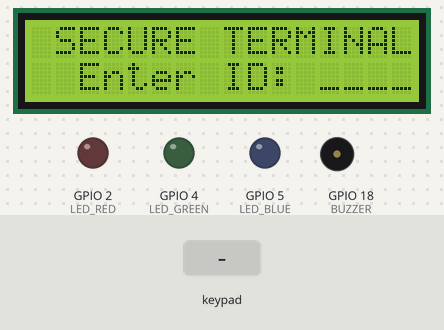
Simulated run of this sketch. Board: ESP32. On the bench: 16×2 character LCD, output pins drawn as LEDs (lit = HIGH), buzzer (waves = sounding). The inputs (shaded band) are chosen by the test bench. What the sketch prints to the serial monitor is not drawn.

Above: at 1.2 s.
1.3 s: keypad keys 1 2 3 4 = pressed 0.4 s apart
At 4.6 s:
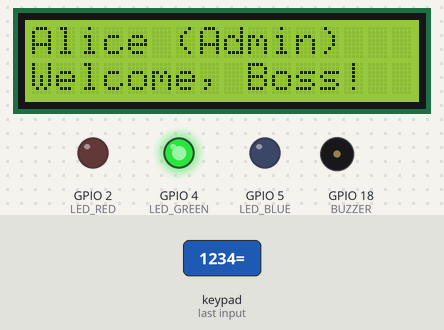
4.8 s: keypad keys 5 6 7 8 = pressed 0.4 s apart
At 9.2 s:
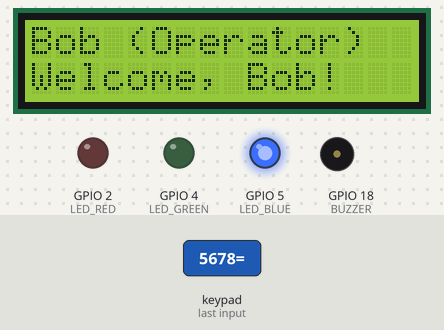
9.8 s: keypad keys 1 3 9 7 = pressed 0.4 s apart
At 14.0 s:
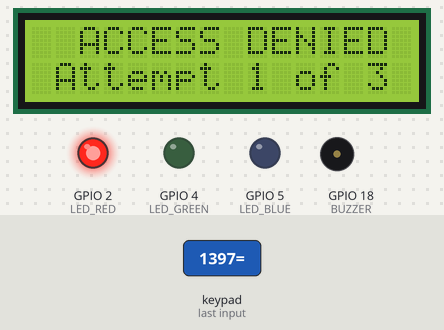
14.3 s: key '=' pressed
At 16.0 s:
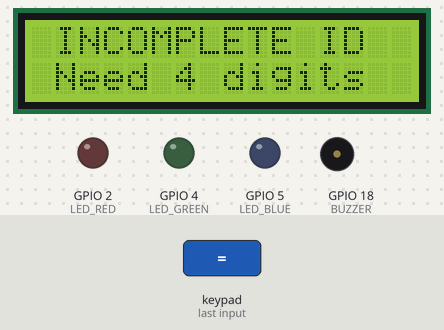
17.3 s: keypad keys 9 0 1 2 = pressed 0.4 s apart
At 21.2 s:
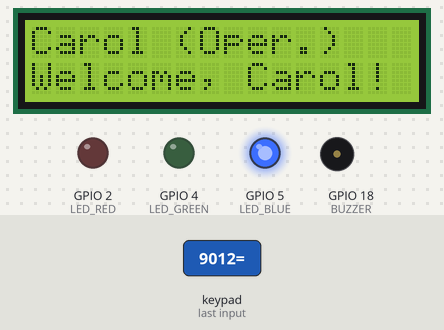
21.5 s: key 'A' pressed
At 24.1 s:
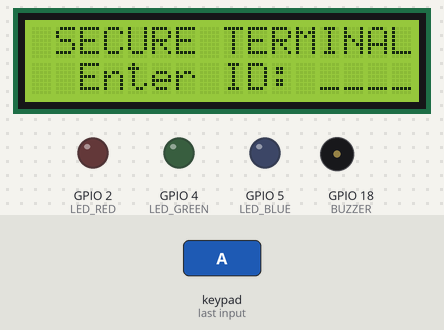
Timing chart, 0 to 25.4 s (numbered marks = the images above; inputs shaded):
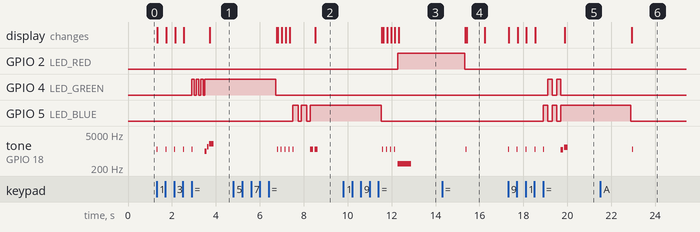

Measured:
- after the input at 1.3 s, GPIO 4 (LED_GREEN): alternates HIGH for 0.12 s and LOW for 0.08 s, 7 changes in all, then stays HIGH, starting after 1.6 s; tone on GPIO 18 (BUZZER): plays 1200 Hz for 0.04 s, 1200 Hz for 0.04 s, 1200 Hz for 0.04 s, 1200 Hz for 0.04 s, 1200 Hz for 0.04 s, 1000 Hz for 0.08 s … (8 notes in this stretch), starting at once
- after the input at 4.8 s, GPIO 5 (LED_BLUE): alternates HIGH for 0.25 s and LOW for 0.15 s, 5 changes in all, then stays HIGH, starting after 2.7 s; tone on GPIO 18 (BUZZER): goes 4 × (1200 Hz 0.04 s, silent 0.14 s), 1200 Hz 0.04 s, silent 0.76 s, 1200 Hz 0.15 s, silent 0.05 s, 1200 Hz 0.15 s, then silent, starting after 2.0 s
- after the input at 9.8 s, GPIO 2 (LED_RED): LOW → HIGH after 2.5 s; tone on GPIO 18 (BUZZER): plays 1200 Hz for 0.04 s, 1200 Hz for 0.04 s, 1200 Hz for 0.04 s, 1200 Hz for 0.04 s, 300 Hz for 0.60 s, starting after 1.8 s; the display: first differs from a run without the input after 1.8 s (image 3 shows a later state)
- after the input at 14.3 s, tone on GPIO 18 (BUZZER): silent → 1200 Hz after 1.1 s, → silent 0.04 s later; the display: first differs from a run without the input after 1.1 s (image 4)
- after the input at 17.3 s, GPIO 4 (LED_GREEN): alternates HIGH for 0.20 s and LOW for 0.20 s, 4 changes in all, then stays LOW, starting after 1.8 s; GPIO 5 (LED_BLUE): alternates HIGH for 0.20 s and LOW for 0.20 s, 5 changes in all, then stays HIGH, starting after 1.6 s
- after the input at 21.5 s, tone on GPIO 18 (BUZZER): silent → 1200 Hz after 1.4 s, → silent 0.04 s later
- what the display in image 4 shows lasts 0.8 s, from 15.4 s to 16.2 s

The sketch:

sketch.ino
```cpp
#include <Wire.h>
#include <LiquidCrystal_I2C.h>
#include <Keypad.h>

LiquidCrystal_I2C lcd(0x27, 16, 2);

const byte ROWS = 4, COLS = 4;
char keys[ROWS][COLS] = {
  {'1','2','3','A'},
  {'4','5','6','B'},
  {'7','8','9','C'},
  {'<','0','=','D'}
};
byte rowPins[ROWS] = {13, 12, 14, 27};
byte colPins[COLS] = {26, 25, 33, 32};
Keypad kpad = Keypad(makeKeymap(keys), rowPins, colPins, ROWS, COLS);

#define LED_RED    2
#define LED_GREEN  4
#define LED_BLUE   5
#define BUZZER     18

enum Role { ROLE_NONE = 0, ROLE_ADMIN, ROLE_OPERATOR, ROLE_VIEWER };

struct User {
  const char* id;
  Role        role;
  const char* name;      // shown on LCD row 0
  const char* welcome;   // shown on LCD row 1
};

const User USERS[] = {
  {"1234", ROLE_ADMIN,    "Alice (Admin)", "Welcome, Boss! "},
  {"5678", ROLE_OPERATOR, "Bob (Operator)", "Welcome, Bob!  "},
  {"9012", ROLE_OPERATOR, "Carol (Oper.) ", "Welcome, Carol!"},
  {"3456", ROLE_VIEWER,   "Dave (Viewer) ", "Welcome, Dave! "},
};
const int USER_COUNT = sizeof(USERS) / sizeof(USERS[0]);

enum State { ST_IDLE, ST_INPUT, ST_GRANTED, ST_DENIED, ST_LOCKOUT };
State state = ST_IDLE;

char          inputBuf[5] = {0};
int           inputLen    = 0;
int           failCount   = 0;
unsigned long lastKeyTime = 0;
unsigned long stateTimer  = 0;

#define TIMEOUT_MS   7000UL
#define LOCKOUT_MS  15000UL
#define FEEDBACK_MS  3000UL

void allLedsOff() {
  digitalWrite(LED_GREEN, LOW);
  digitalWrite(LED_BLUE,  LOW);
  digitalWrite(LED_RED,   LOW);
}

void blinkLed(int pin, int times, int onMs, int offMs) {
  for (int i = 0; i < times; i++) {
    digitalWrite(pin, HIGH); delay(onMs);
    digitalWrite(pin, LOW);  delay(offMs);
  }
}

/*
 *  Alice  ADMIN    – green rapid triple-blink then solid green
 *  Bob    OPERATOR – blue double slow pulse then solid blue
 *  Carol  OPERATOR – alternating blue/green twice then solid blue
 *  Dave   VIEWER   – single long red flash then solid blue
 */
void successSignal(const User* u) {
  allLedsOff();
  switch (u->role) {
    case ROLE_ADMIN:
      blinkLed(LED_GREEN, 3, 120, 80);
      digitalWrite(LED_GREEN, HIGH);
      tone(BUZZER, 1000, 80); delay(100);
      tone(BUZZER, 1500, 80); delay(100);
      tone(BUZZER, 2000, 200);
      break;

    case ROLE_OPERATOR:
      if (strcmp(u->id, "5678") == 0) {
        blinkLed(LED_BLUE, 2, 250, 150);
        digitalWrite(LED_BLUE, HIGH);
        tone(BUZZER, 1200, 150); delay(200);
        tone(BUZZER, 1200, 150);
      } else {
        for (int i = 0; i < 2; i++) {
          digitalWrite(LED_BLUE,  HIGH); delay(200);
          digitalWrite(LED_BLUE,  LOW);
          digitalWrite(LED_GREEN, HIGH); delay(200);
          digitalWrite(LED_GREEN, LOW);
        }
        digitalWrite(LED_BLUE, HIGH);
        tone(BUZZER, 1100, 100); delay(150);
        tone(BUZZER, 1400, 150);
      }
      break;

    default:
      digitalWrite(LED_RED, HIGH); delay(400);
      digitalWrite(LED_RED, LOW);  delay(100);
      digitalWrite(LED_BLUE, HIGH);
      tone(BUZZER, 900, 400);
      break;
  }
}

void deniedSignal() {
  digitalWrite(LED_RED, HIGH);
  tone(BUZZER, 300, 600);
}

void lockoutSignal() {
  for (int i = 0; i < 3; i++) {
    digitalWrite(LED_RED, HIGH); delay(200);
    digitalWrite(LED_RED, LOW);  delay(200);
  }
  digitalWrite(LED_RED, HIGH);
  tone(BUZZER, 200, 1000);
}

void lcdRow(int r, const char* msg) {
  lcd.setCursor(0, r);
  lcd.print(msg);
}

void showIdle() {
  lcd.clear();
  lcdRow(0, " SECURE TERMINAL");
  lcdRow(1, "  Enter ID: ____");
}

void showInputMasked() {
  char mask[17] = "  Enter ID: ____";
  for (int i = 0; i < inputLen && i < 4; i++) mask[12 + i] = '*';
  lcd.clear();
  lcdRow(0, " SECURE TERMINAL");
  lcdRow(1, mask);
}

void showGranted(const User* u) {
  lcd.clear();
  lcdRow(0, u->name);
  lcdRow(1, u->welcome);
}

void showDenied() {
  lcd.clear();
  lcdRow(0, "  ACCESS DENIED ");
  char buf[17];
  snprintf(buf, 17, " Attempt %d of 3 ", failCount);
  lcdRow(1, buf);
}

void showLockout(unsigned long remaining) {
  lcd.clear();
  lcdRow(0, "*** LOCKED OUT **");
  char buf[17];
  snprintf(buf, 17, "  Wait %2lus ...  ", remaining / 1000 + 1);
  lcdRow(1, buf);
}

const User* findUser(const char* id) {
  for (int i = 0; i < USER_COUNT; i++)
    if (strcmp(USERS[i].id, id) == 0) return &USERS[i];
  return nullptr;
}

void resetInput() {
  memset(inputBuf, 0, sizeof(inputBuf));
  inputLen    = 0;
  lastKeyTime = 0;
}

void setup() {
  Serial.begin(115200);
  pinMode(LED_RED,   OUTPUT);
  pinMode(LED_GREEN, OUTPUT);
  pinMode(LED_BLUE,  OUTPUT);
  pinMode(BUZZER,    OUTPUT);
  allLedsOff();

  Wire.begin(21, 22);
  lcd.init();
  lcd.backlight();

  showIdle();
  state = ST_IDLE;
  Serial.println("[BOOT] Terminal ready.");
}

void loop() {
  unsigned long now = millis();

  if (state == ST_LOCKOUT) {
    unsigned long elapsed = now - stateTimer;
    if (elapsed >= LOCKOUT_MS) {
      allLedsOff();
      failCount = 0;
      resetInput();
      state = ST_IDLE;
      showIdle();
    } else {
      static unsigned long lastLockUpdate = 0;
      if (now - lastLockUpdate > 500) {
        lastLockUpdate = now;
        showLockout(LOCKOUT_MS - elapsed);
      }
    }
    return;
  }

  if (state == ST_GRANTED || state == ST_DENIED) {
    if (now - stateTimer >= FEEDBACK_MS) {
      allLedsOff();
      noTone(BUZZER);
      resetInput();
      state = ST_IDLE;
      showIdle();
    }
    return;
  }

  if (state == ST_INPUT && inputLen > 0) {
    if (now - lastKeyTime >= TIMEOUT_MS) {
      Serial.println("[TIMEOUT] Input cleared.");
      resetInput();
      state = ST_IDLE;
      showIdle();
      return;
    }
  }

  char key = kpad.getKey();
  if (!key) return;

  tone(BUZZER, 1200, 40);
  lastKeyTime = now;
  Serial.printf("[KEY] '%c'\n", key);

  if (key == '<') {
    if (inputLen > 0) {
      inputLen--;
      inputBuf[inputLen] = 0;
      if (inputLen == 0) { state = ST_IDLE;  showIdle(); }
      else               { state = ST_INPUT; showInputMasked(); }
    }
    return;
  }

  if (key == '=') {
    if (inputLen < 4) {
      lcd.clear();
      lcdRow(0, " INCOMPLETE ID  ");
      lcdRow(1, " Need 4 digits  ");
      delay(800);
      showInputMasked();
      return;
    }
    inputBuf[4] = 0;
    const User* u = findUser(inputBuf);
    if (u) {
      failCount = 0;
      successSignal(u);
      showGranted(u);
      state      = ST_GRANTED;
      stateTimer = millis();
      Serial.printf("[GRANTED] %s\n", u->name);
    } else {
      failCount++;
      Serial.printf("[DENIED] fail=%d\n", failCount);
      if (failCount >= 3) {
        lockoutSignal();
        state      = ST_LOCKOUT;
        stateTimer = millis();
        showLockout(LOCKOUT_MS);
      } else {
        deniedSignal();
        showDenied();
        state      = ST_DENIED;
        stateTimer = millis();
      }
    }
    return;
  }

  if (inputLen < 4 && key >= '0' && key <= '9') {
    inputBuf[inputLen++] = key;
    inputBuf[inputLen]   = 0;
    state = ST_INPUT;
    showInputMasked();
  }
}
```
